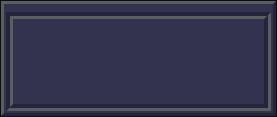
<?xml version="1.0" encoding="UTF-8"?>
<ui version="4.0">
 <class>DesktopBaseWindow</class>
 <widget class="QWidget" name="DesktopBaseWindow">
  <property name="geometry">
   <rect>
    <x>0</x>
    <y>0</y>
    <width>277</width>
    <height>117</height>
   </rect>
  </property>
  <property name="palette">
   <palette>
    <active>
     <colorrole role="Button">
      <brush brushstyle="SolidPattern">
       <color alpha="255">
        <red>51</red>
        <green>51</green>
        <blue>80</blue>
       </color>
      </brush>
     </colorrole>
     <colorrole role="Base">
      <brush brushstyle="SolidPattern">
       <color alpha="255">
        <red>51</red>
        <green>51</green>
        <blue>80</blue>
       </color>
      </brush>
     </colorrole>
     <colorrole role="Window">
      <brush brushstyle="SolidPattern">
       <color alpha="255">
        <red>51</red>
        <green>51</green>
        <blue>80</blue>
       </color>
      </brush>
     </colorrole>
    </active>
    <inactive>
     <colorrole role="Button">
      <brush brushstyle="SolidPattern">
       <color alpha="255">
        <red>51</red>
        <green>51</green>
        <blue>80</blue>
       </color>
      </brush>
     </colorrole>
     <colorrole role="Base">
      <brush brushstyle="SolidPattern">
       <color alpha="255">
        <red>51</red>
        <green>51</green>
        <blue>80</blue>
       </color>
      </brush>
     </colorrole>
     <colorrole role="Window">
      <brush brushstyle="SolidPattern">
       <color alpha="255">
        <red>51</red>
        <green>51</green>
        <blue>80</blue>
       </color>
      </brush>
     </colorrole>
    </inactive>
    <disabled>
     <colorrole role="Button">
      <brush brushstyle="SolidPattern">
       <color alpha="255">
        <red>51</red>
        <green>51</green>
        <blue>80</blue>
       </color>
      </brush>
     </colorrole>
     <colorrole role="Base">
      <brush brushstyle="SolidPattern">
       <color alpha="255">
        <red>51</red>
        <green>51</green>
        <blue>80</blue>
       </color>
      </brush>
     </colorrole>
     <colorrole role="Window">
      <brush brushstyle="SolidPattern">
       <color alpha="255">
        <red>51</red>
        <green>51</green>
        <blue>80</blue>
       </color>
      </brush>
     </colorrole>
    </disabled>
   </palette>
  </property>
  <property name="windowTitle">
   <string>Form</string>
  </property>
  <property name="styleSheet">
   <string notr="true">#DesktopBaseWindow {
	border: 3px solid #0d0d14;
	background-color: #333350;
}</string>
  </property>
  <layout class="QVBoxLayout" name="verticalLayout">
   <property name="spacing">
    <number>0</number>
   </property>
   <property name="leftMargin">
    <number>1</number>
   </property>
   <property name="topMargin">
    <number>1</number>
   </property>
   <property name="rightMargin">
    <number>1</number>
   </property>
   <property name="bottomMargin">
    <number>1</number>
   </property>
   <item>
    <widget class="QFrame" name="outerFrame">
     <property name="styleSheet">
      <string notr="true">#outerFrame {
	border-top: 3px solid #5c5c63;
	border-left: 3px solid #5c5c63;
	border-bottom: 3px solid #25253a;
	border-right: 3px solid #25253a;
}</string>
     </property>
     <property name="frameShape">
      <enum>QFrame::StyledPanel</enum>
     </property>
     <property name="frameShadow">
      <enum>QFrame::Raised</enum>
     </property>
     <layout class="QVBoxLayout" name="verticalLayout_2">
      <property name="spacing">
       <number>0</number>
      </property>
      <property name="leftMargin">
       <number>0</number>
      </property>
      <property name="topMargin">
       <number>0</number>
      </property>
      <property name="rightMargin">
       <number>0</number>
      </property>
      <property name="bottomMargin">
       <number>0</number>
      </property>
      <item>
       <widget class="TitleBar" name="titlebarContainer" native="true">
        <property name="minimumSize">
         <size>
          <width>0</width>
          <height>8</height>
         </size>
        </property>
        <property name="maximumSize">
         <size>
          <width>16777215</width>
          <height>8</height>
         </size>
        </property>
       </widget>
      </item>
      <item>
       <widget class="QFrame" name="bodyContainer">
        <property name="frameShape">
         <enum>QFrame::NoFrame</enum>
        </property>
        <property name="frameShadow">
         <enum>QFrame::Plain</enum>
        </property>
        <layout class="QVBoxLayout" name="verticalLayout_5">
         <property name="spacing">
          <number>0</number>
         </property>
         <property name="leftMargin">
          <number>2</number>
         </property>
         <property name="topMargin">
          <number>0</number>
         </property>
         <property name="rightMargin">
          <number>2</number>
         </property>
         <property name="bottomMargin">
          <number>2</number>
         </property>
         <item>
          <widget class="QFrame" name="bodyOuterFrame">
           <property name="styleSheet">
            <string notr="true">#bodyOuterFrame {
	border-top: 3px solid #25253a;
	border-left: 3px solid #25253a;
	border-bottom: 3px solid #5c5c63;
	border-right: 3px solid #5c5c63;
	background-color: #25253a;
}</string>
           </property>
           <property name="frameShape">
            <enum>QFrame::StyledPanel</enum>
           </property>
           <property name="frameShadow">
            <enum>QFrame::Raised</enum>
           </property>
           <layout class="QVBoxLayout" name="verticalLayout_3">
            <property name="spacing">
             <number>0</number>
            </property>
            <property name="leftMargin">
             <number>1</number>
            </property>
            <property name="topMargin">
             <number>1</number>
            </property>
            <property name="rightMargin">
             <number>1</number>
            </property>
            <property name="bottomMargin">
             <number>1</number>
            </property>
            <item>
             <widget class="QFrame" name="bodyInnerFrame">
              <property name="styleSheet">
               <string notr="true">#bodyInnerFrame {
	border-top: 3px solid #5c5c63;
	border-left: 3px solid #5c5c63;
	border-bottom: 3px solid #25253a;
	border-right: 3px solid #25253a;
	background-color: #333350;
}</string>
              </property>
              <property name="frameShape">
               <enum>QFrame::StyledPanel</enum>
              </property>
              <property name="frameShadow">
               <enum>QFrame::Raised</enum>
              </property>
              <layout class="QVBoxLayout" name="verticalLayout_4">
               <property name="spacing">
                <number>0</number>
               </property>
               <property name="leftMargin">
                <number>0</number>
               </property>
               <property name="topMargin">
                <number>0</number>
               </property>
               <property name="rightMargin">
                <number>0</number>
               </property>
               <property name="bottomMargin">
                <number>0</number>
               </property>
               <item>
                <widget class="QWidget" name="body" native="true"/>
               </item>
              </layout>
             </widget>
            </item>
           </layout>
          </widget>
         </item>
        </layout>
       </widget>
      </item>
     </layout>
    </widget>
   </item>
  </layout>
 </widget>
 <customwidgets>
  <customwidget>
   <class>TitleBar</class>
   <extends>QWidget</extends>
   <header>titlebar.h</header>
   <container>1</container>
  </customwidget>
 </customwidgets>
 <resources/>
 <connections/>
</ui>
